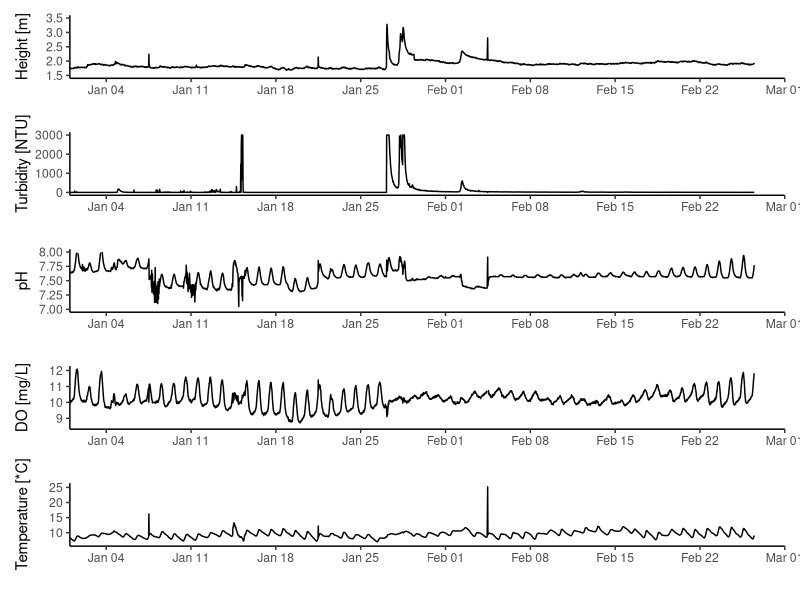
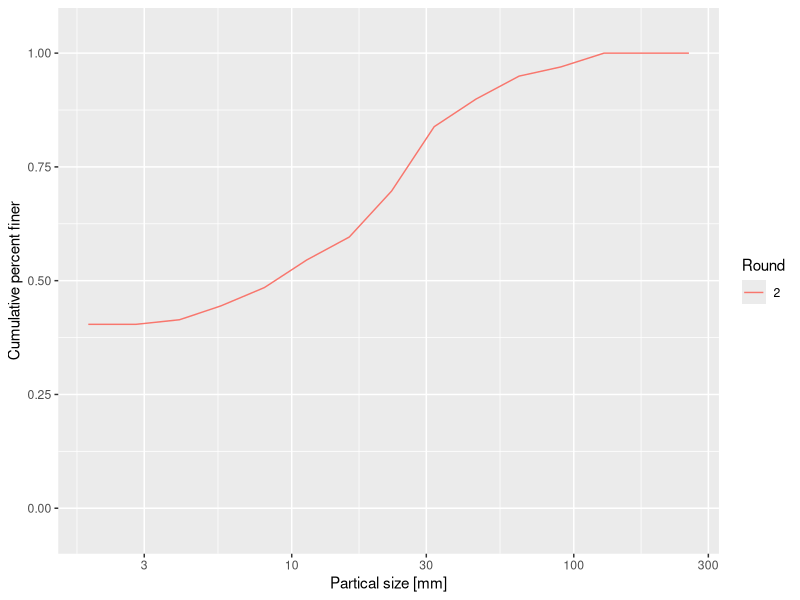

Write the R code that produced these figures, in order. (Note: this script raises an error after producing the figures.)
## ---- chunk 1
knitr::opts_chunk$set(
  collapse = TRUE,
  comment = "#>"
)
## ---- chunk 2
library(dplyr)
library(lubridate)
library(ggplot2)
library(patchwork)

## ---- chunk 3

wq.dat <- read.csv("Data/Scott_Creek_Weir_Hydrolab_20210303.csv", sep = ",", header = T) #Initial water qualiy test dataset.

wq <- wq.dat %>% #Start formatting columns into r "tidy" structure.
  mutate(Date = mdy(Date)) %>% #R sees dates as Year-Month-Day this tells it where to get that info from the date column.
  mutate(Time = hms(Time)) %>% # Tells r this column is Hours:Min:Sec
  mutate(TS = as.POSIXct(Date + Time)) %>% #making a new column with timestamp by combining Date and Time
  select(Date, TS, Temp_C, TurbSC_NTU, Dep100_m, pH, Sal_ppt, LDO_mg_l)#pair down dataset to what we need

## ---- chunk 4
str(wq)
## ---- chunk 5

#Set data limits
limits = as.POSIXct(c("2021-01-01 00:00:00", "2021-03-01 00:00:00"))

#Start making plots
#Water depth
depth.plot <- ggplot(wq, aes(x = TS, y = Dep100_m)) +
  geom_line() +
  scale_x_datetime(name = "",
                   date_breaks = "1 week", date_labels = ("%b %d"),
                   limits = limits, expand = c(0,0)) +
  scale_y_continuous(name = "Height [m]", limits = c(1.5, 3.5)) +
theme_classic()

#Turbidity
turb.plot <- ggplot(wq, aes(x = TS, y = TurbSC_NTU)) +
  geom_line() +
  scale_x_datetime(name = "",
                   date_breaks = "1 week", date_labels = ("%b %d"),
                   limits = limits, expand = c(0,0)) +
  scale_y_continuous(name = "Turbidity [NTU]", limits = c(0, 3000)) +
theme_classic()

#pH
pH.plot <- ggplot(wq, aes(x = TS, y = pH)) +
  geom_line() +
  scale_x_datetime(name = "",
                   date_breaks = "1 week", date_labels = ("%b %d"),
                   limits = limits, expand = c(0,0)) +
  scale_y_continuous(name = "pH", limits = c(7, 8)) +
theme_classic()

#DO
do.plot <- ggplot(wq, aes(x = TS, y = LDO_mg_l)) +
  geom_line() +
  scale_x_datetime(name = "",
                   date_breaks = "1 week", date_labels = ("%b %d"),
                   limits = limits, expand = c(0,0)) +
  scale_y_continuous(name = "DO [mg/L]", limits = c(8.5, 12.1)) +
theme_classic()

#Temperature
temp.plot <- ggplot(wq, aes(x = TS, y = Temp_C)) +
  geom_line() +
  scale_x_datetime(name = "",
                   date_breaks = "1 week", date_labels = ("%b %d"),
                   limits = limits, expand = c(0,0)) +
  scale_y_continuous(name = "Temperature [*C]", limits = c(6.5, 25.5)) +
theme_classic()


# #Salinity - not much to see since its freshwater the whole time.
# sal.plot <- ggplot(wq, aes(x = TS, y = Sal_ppt)) +
#   geom_line() +
#   scale_x_datetime(name = "",
#                    date_breaks = "1 week", date_labels = ("%b %d"),
#                    limits = limits, expand = c(0,0)) +
#   scale_y_continuous(name = "Salinity [ppt]", limits = c(8.5, 12.1)) +
# theme_classic()


#Using Patchwork pckage to put individual plots together into one multi-plot
depth.plot / turb.plot / pH.plot / do.plot / temp.plot

## ---- chunk 6
# library(lubridate)
# library(ggplot2)
# library(scales)
# library(gridExtra)
# library(dplyr)
# options(scipen = 999)

# #Bring in datasets
# gage.dat <- read.csv("data/Gagedata_XXX.csv", h = T)#Flows up to 30 January 2021 6891 obs of 2 var.
# 
# #Clean up hydrograph data
# gage <- gage.dat %>% #Start formatting columns into r "tidy" structure.
#   mutate(DT = mdy_hm(as.character(timestamp))) %>% # clean up time data
#   mutate(stage_m = stage_ft*0.3048) %>% #Convert from ft to m
#   select(DT, stage_m)
# 
# str(gage)
# 
# #Hydrograph 
# #Plot 1 - basic plot
# ggplot(gage,aes(DT,stage_m)) +
#   geom_point() +
#   scale_x_datetime(name = "",
#                    date_breaks = "1 month", date_labels = ("%b")) +
#   scale_y_continuous(name = "Height (m)") +
# theme_classic() 
## ---- chunk 7

pc.dat <- read.csv("Data/Scott_Creek_Pebble_Testdata_20210315.csv", sep = ",", header = T) #Initial pebble count test dataset.

pc <- pc.dat %>% #Start formatting columns into r "tidy" structure.
  mutate(Date = mdy(Date)) %>% 
  mutate(Round = as.factor(Round)) %>% #change column to type = factor
  mutate(Long_Station = as.numeric(Long_Station)) %>% #change column to type = numeric.
  mutate(Category_total = as.numeric(Category_total)) %>% #change column to type = numeric.
  arrange(Size_class_mm) %>% #makes sure data goes from smallest to larges pebble sizes.
  mutate(Percent_finer = cumsum(Category_total)/sum(Category_total)) #creat column for percent finer than. 

## ---- chunk 8
str(pc)
## ---- chunk 9

#A quick plot of the test data
ggplot(pc, aes(Size_class_mm, Percent_finer, color = Round)) +
  geom_line() +
  scale_x_log10(name = "Partical size [mm]") +
  scale_y_continuous(name = "Cumulative percent finer", limits = c(0,1), expand = c(0,.1))
## ---- chunk 10

#Pebble Count Summary Stat code from C. Nicol :)

calculate_dx <- function(dx, size, prcnt_finer) {
  # Purpose: Calculate the grainsize for a given percentile
  # Method: Interpolate a straight line between the two bounding points
  # Input:  df - Dataframe with percent finer than data, dx - desired output percentile
  
  # Output: Grainsize at dx
  
  dx <- dx/100
  
  data.frame(size = size, prcnt_finer = prcnt_finer) %>%
    mutate(abovex = min(size[prcnt_finer > dx]),
           lessx = max(size[prcnt_finer <= dx])) %>%
    filter(size %in% c(abovex, lessx)) %>%
    mutate(slope = (max(prcnt_finer) - min(prcnt_finer)) / (max(size) - min(size))) %>%
    filter(size == lessx) %>%
    mutate(run = (dx - prcnt_finer) / slope,
           dx_size = size + run,
           dx = dx * 100) %>%
    pull(dx_size)
  
}

#Call in what you want to calculate. In this case its the median grain size (D50) of the test dataset (one site). 

calculate_dx(50, pc$Size_class_mm, pc$Percent_finer)

#Note, it will give you an error if the first category (i.e. <2mm) is greater than the percential you want to calculate.

calculate_dx(16, pc$Size_class_mm, pc$Percent_finer) #error generated becuase you want to calculate the D16 and <2mm is 40% of the sample.

#Once we have this function set up, loop through D16, D50 and D84 for the one site.
dxs <- c(16, 50, 84) # choose which percentiles to calculate (e.g. D16, D50, D84)

names(dxs) <- paste0('d', dxs)

sapply(dxs, calculate_dx, size = pc$Size_class_mm, prcnt_finer = pc$Percent_finer) 



# Calculate summary stats for multiple transects all at once

pc2 <- pc %>% 
  group_by(Site, Transect, Round) %>% # Creates a unique grouping variable
  summarize(
    d50 = calculate_dx(50, size = pc$Size_class_mm, prcnt_finer = pc$Percent_finer),
    d84 = calculate_dx(84, size = pc$Size_class_mm, prcnt_finer = pc$Percent_finer))

## ---- chunk 11

#Subset data by Round
pc3.r1 <- pc %>% 
  filter(Size_class_mm == 5.6) %>% #focus on the 5.6 size class for each transect
  filter(Round = 1) #Round 1 data

pc3.r2 <- pc %>% 
  filter(Size_class_mm == 5.6) %>% #focus on the 5.6 size class for each transect
  filter(Round = 1) #Round 2 data

#Spread data into long format to calculate % change
pc3 <- full_join(pc3.r1, pc3.r2) %>% #Joins the two rounds of data
  mutate(fines_per_change = Percent_finer.y - Percent_finer.x) %>% #Subract round 1 from round 2. A positive number means an increase in fines after the first flush.
  select(Site, Transect, Long_Station, fines_per_change)

#Plot % fines change over longitudinal station distance

#Subset data by mainstem vs tributary
pc3.mainstem <- pc3 %>% 
  filter(Long_Station < 8)

pc3.bigcreek <- pc3 %>% 
  filter(Long_Station > 7 & Long_Station < 11)

pc3.littlecreek <- pc3 %>% 
  filter(Long_Station == 11)
